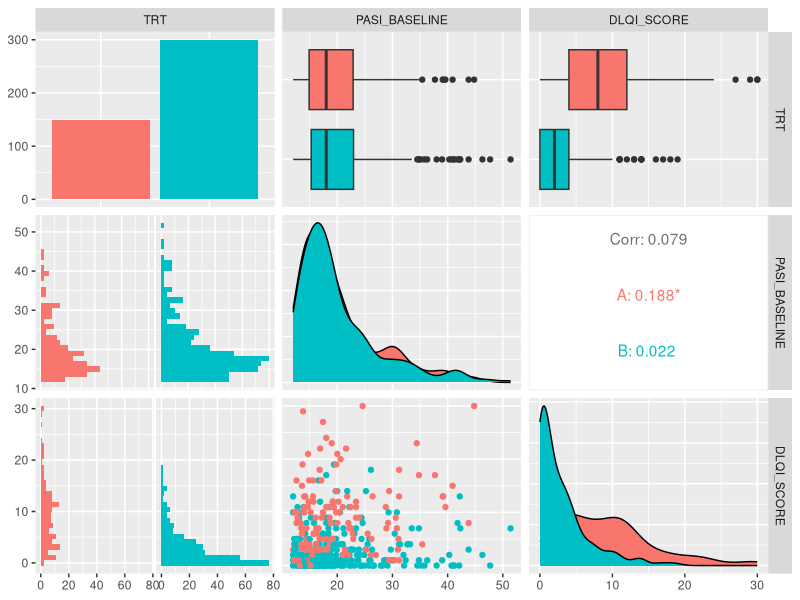
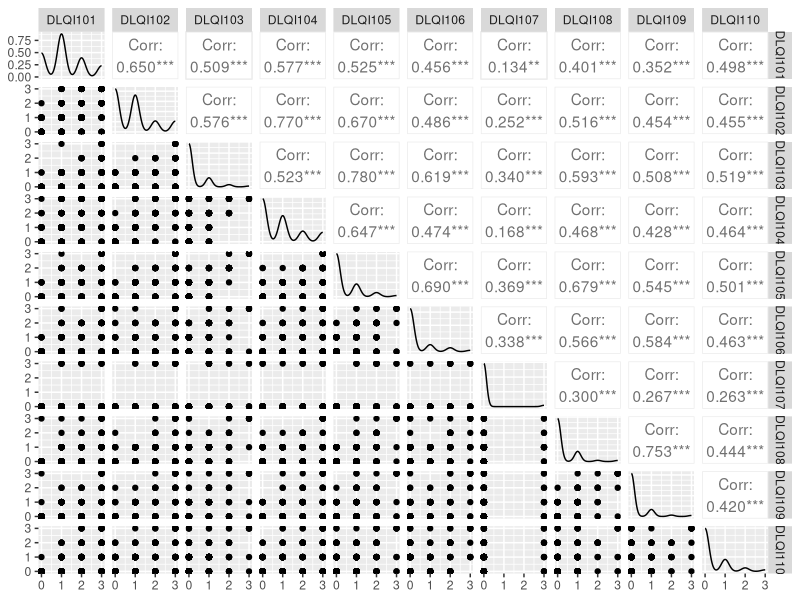
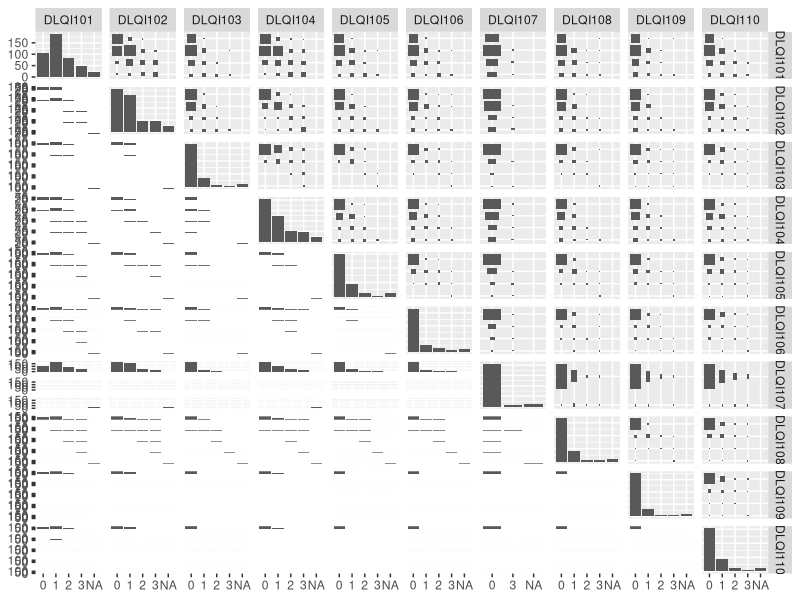
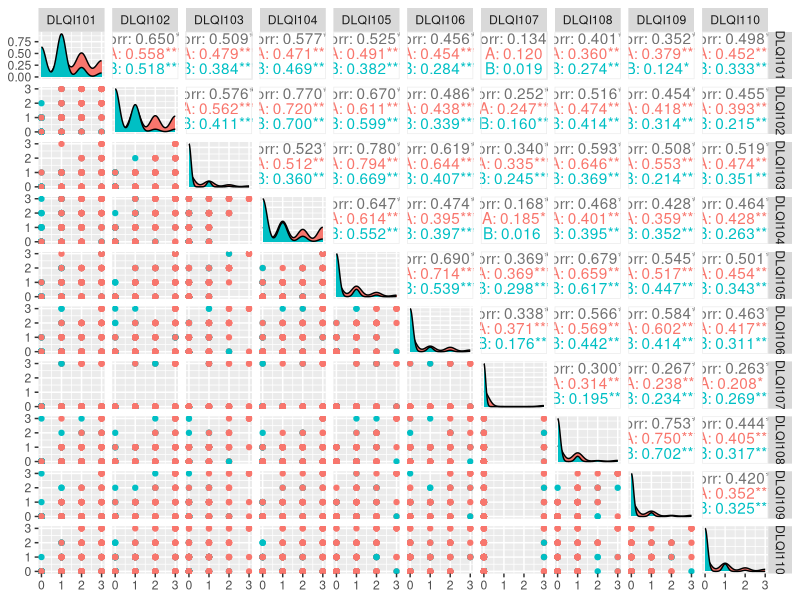
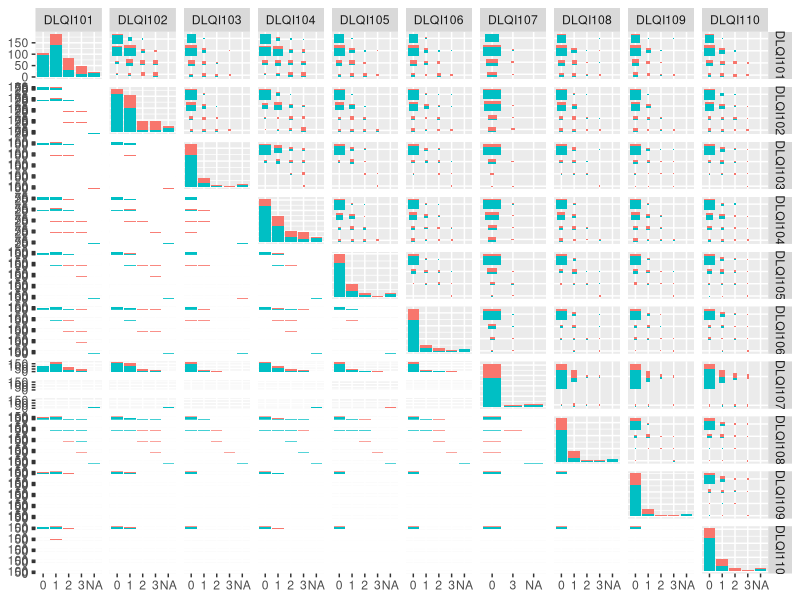

Here is the R script that generated these plots, in order: (Note: a time limit stopped this script after it produced the figures.)
library(GGally)
library(dplyr)
library(tidyr)
library(patchwork)

qol <- read.csv("Data/2021-01-13-QualityOfLife.csv")

head(qol)
glimpse(qol)

qol2 <- qol %>% 
    mutate_if(function(x){length(unique(x)) < 6}, factor)

ggpairs(qol2[qol2$VISIT == "Week 16", c(2, 3, 15)], 
    mapping = aes(colour = TRT))
ggpairs(qol[qol$VISIT == "Week 16", 5:14])
ggpairs(qol2[qol2$VISIT == "Week 16", 5:14])
ggpairs(qol[qol$VISIT == "Week 16", 5:14], 
    mapping = aes(colour = qol[qol$VISIT == "Week 16",]$TRT))
ggpairs(qol2[qol2$VISIT == "Week 16", 5:14], 
    mapping = aes(colour = qol2[qol2$VISIT == "Week 16",]$TRT))


#### Goal 1: Multidimensional nature of DLQI ####
# As integers, they're all highly correlated
# As categorical variables, need an intelligent way to summarise
# Something like PCA or NMF, but for categories?
# Collection of stacked bar plots?
# Percent agreement between categories?
# Compound Poisson model for discrete categories?
#### Goal 2: Show the effect of treatment, incorporate multidimensionality ####


# Attempt 1: Conditional Distributions

dlq <- select(qol, starts_with("DLQI")) %>% 
    select(-DLQI_SCORE)
heatmaps <- lapply(0:3, function(w){
    m1 <- sapply(1:10, function(x){
        f1 <- filter(dlq, dlq[, x] == w)
        if(nrow(f1) > 0) {
            return(apply(f1, 2, function(y) mean(y == w, na.rm = TRUE)))
        } else {
            return(rep(NA, 10))
        }
    })
    colnames(m1) <- rownames(m1)
    m1 <- m1 %>% as.data.frame() %>% 
        tibble::rownames_to_column(var = "from") %>% 
        pivot_longer(-from, names_to = "to", values_to = "both_0")
    return(m1)
})


numwords <- c("Zero", "One", "Two", "Three")
wrap_plots(lapply(1:4, function(i) {
    zeros <- apply(dlq, 2, function(x) sum(x == i - 1, na.rm = TRUE))
    ggplot(heatmaps[[i]]) +
        aes(x = to, y = from, fill = both_0) + 
        geom_tile() +
        labs(x = paste0("...how often is this measure ", i - 1, "?"), 
            y = paste0("When this measure is ", i - 1, "..."),
            title = paste0(numwords[i], " Together"),
            fill = paste0("Both ", numwords[i])) +
        scale_fill_viridis_c(option = "C") + 
        annotate("text", x = 1:10, y = 1:10, label = zeros) +
        theme(aspect.ratio = 1, 
            axis.text.x = element_text(angle = 90, vjust = 0.5))
}))
    
    
